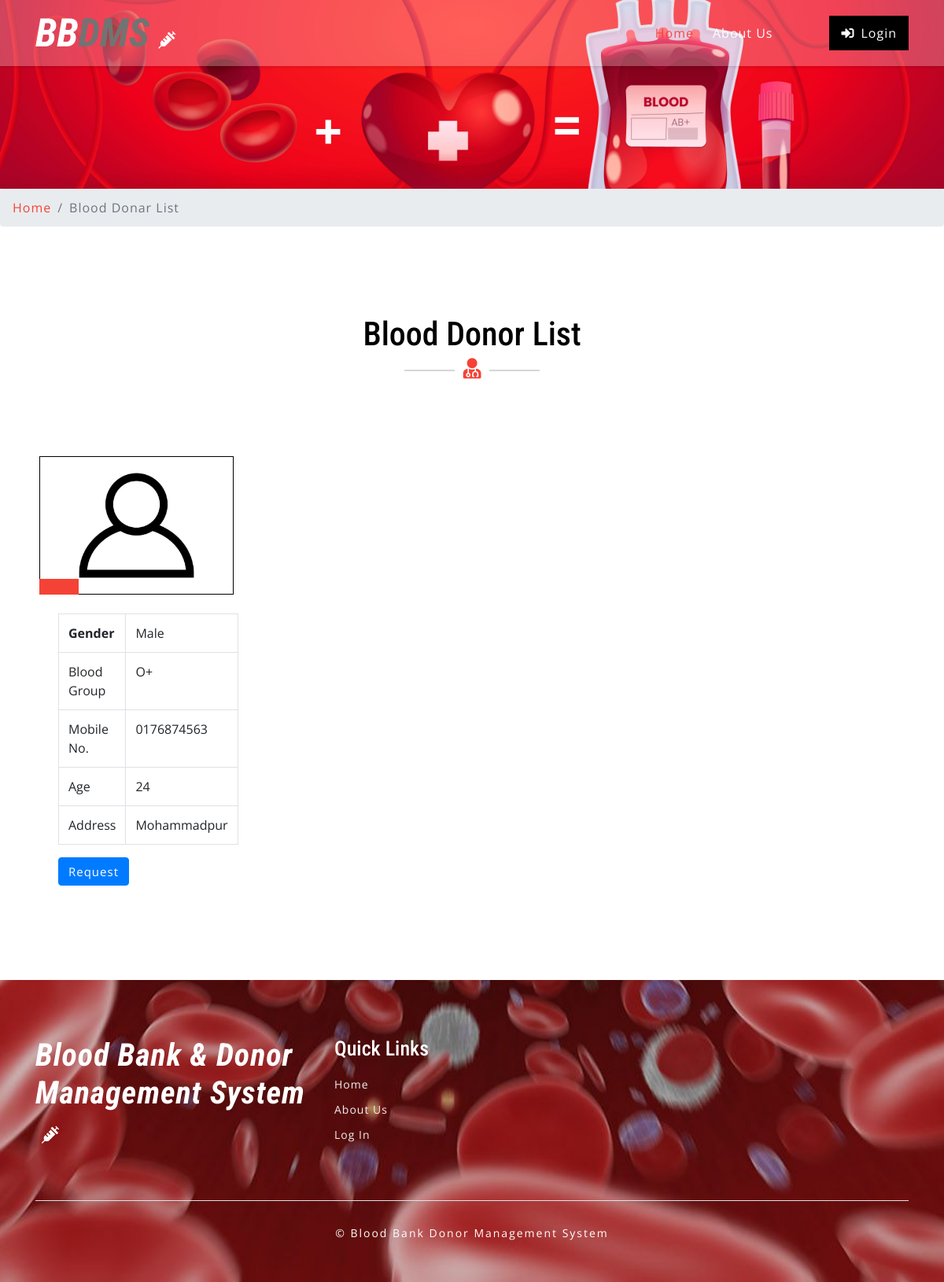
Page /donor-list.php on the committed database.
### tables this page shows
CREATE TABLE `donor` (
  `User_ID` int(11) NOT NULL,
  `Gender` enum('Male','Female','Other') DEFAULT NULL,
  `Age` int(11) DEFAULT NULL,
  `Occupation` varchar(100) DEFAULT NULL,
  `Street` varchar(100) DEFAULT NULL,
  `City` varchar(50) DEFAULT NULL,
  `Blood_Group` varchar(5) DEFAULT NULL
);

### donor-list.php (the view, shortened to what this page needs)
<?php
include('includes/config.php');
?>
<!DOCTYPE html>
<html lang="zxx">
<head>
    <link rel="stylesheet" href="css/bootstrap.css">
    <link rel="stylesheet" href="css/style.css" type="text/css" media="all" />
    <link rel="stylesheet" href="css/fontawesome-all.css">
</head>
<body>
    <?php include('includes/header.php');?>
    <div class="inner-banner-w3ls">
    </div>
    <div class="breadcrumb-agile">
        <div aria-label="breadcrumb">
            <ol class="breadcrumb">
                <li class="breadcrumb-item">
                    <a href="index.php">Home</a>
                </li>
                <li class="breadcrumb-item active" aria-current="page">Blood Donar List</li>
            </ol>
        </div>
    </div>
    <div class="agileits-contact py-5">
        <div class="py-xl-5 py-lg-3">
            <div class="w3ls-titles text-center mb-5">
                <h3 class="title">Blood Donor List</h3>
                <span>
                    <i class="fas fa-user-md"></i>
                </span>
            </div>
            <div class="d-flex">
                <div class="row package-grids mt-5" style="padding-left: 50px;">
                <?php
                $sql = "SELECT d.*,
                        MAX(dc.Contact) AS Contact, u.Name,
                        MAX(p.Preferred_Donation_Center) AS Preferred_Donation_Center,
                        MAX(r.Remarks) AS Remarks,
                        dl1.Last_Date_Of_Donation AS Last_Date_Of_Donation,
                        dl2.Donation_Frequency AS Donation_Frequency
                        FROM Donor d
                        LEFT JOIN DonorContact dc ON d.User_ID = dc.User_ID
                        LEFT JOIN Preference p ON d.User_ID = p.User_ID
                        LEFT JOIN Remark r ON d.User_ID = r.User_ID
                        LEFT JOIN Donation_Log_1 dl1 ON d.User_ID = dl1.User_ID
                        LEFT JOIN Donation_Log_2 dl2 ON d.User_ID = dl2.User_ID
                        LEFT JOIN User u ON d.User_ID = u.User_ID where Donation_Frequency ='Regular' ";
                $query = $dbh -> prepare($sql);
                $query->execute();
                $results=$query->fetchAll(PDO::FETCH_OBJ);
                if($query->rowCount() > 0)
                {
                    foreach($results as $result)
                    { ?>
                <div class="col-md-4 pricing">
                    <div class="price-top">
                            <img src="images/blood-donor.jpg" alt="Blood Donot" style="border:1px #000 solid" class="img-fluid" />
                        <h3><?php echo htmlentities($result->FullName);?>
                        </h3>
                    </div>
                    <div class="price-bottom p-4">
<table class="table table-bordered">
    <tbody>
      <tr>
        <th>Gender</th>
        <td><?php echo htmlentities($result->Gender);?></td>
      </tr>
      <tr>
        <td>Blood Group</td>
        <td><?php echo htmlentities($result->Blood_Group);?></td>
      </tr>
      <tr>
        <td>Mobile No.</td>
        <td><?php echo htmlentities($result->Contact);?></td>
      </tr>
               <tr>
        <td>Age</td>
        <td><?php echo htmlentities($result->Age);?></td>
      </tr>
        <tr>
        <td>Address</td>
        <td><?php echo htmlentities($result->City);?></td>
      </tr>
    </tbody>
</table>
<a class="btn btn-primary" style="color:#fff"  href="contact-blood.php?cid=<?php echo $result->User_ID;?>">Request</a>
                    </div>
                </div><br>
            <?php }} ?>
            </div>
            </div>
        </div>
    </div>
    <?php include('includes/footer.php');?>
</body>
</html>

### css/style.css (style rules this page uses)
body { padding: 0; margin: 0; background: #FFF; font-family: 'Open Sans', sans-serif; }
body a { transition: 0.5s all; -webkit-transition: 0.5s all; -moz-transition: 0.5s all; -o-transition: 0.5s all; -ms-transition: 0.5s all; text-decoration: none; }
h1, h2, h3, h4, h5, h6 { margin: 0; padding: 0; font-family: 'Roboto Condensed', sans-serif; }
ul, ol { margin: 0; padding: 0; }
h3.title { color: #000; font-size: 42px; }
.w3ls-titles span { position: relative; }
.w3ls-titles span:before { content: " "; background: #d6d6d6; width: 64px; height: 2px; position: absolute; top: 9px; left: -75px; }
.w3ls-titles span:after { content: " "; background: #d6d6d6; width: 64px; height: 2px; position: absolute; top: 9px; right: -75px; }
.w3ls-titles i { color: #f44336; font-size: 26px; margin-top: 5px; }
.pricing { -webkit-transition: all 0.5s; -moz-transition: all 0.5s; -o-transition: all 0.5s; -ms-transition: all 0.5s; transition: all 0.5s; }
.price-top { position: relative; }
.price-top h3 { font-size: 26px; color: #fff; position: absolute; background: #f44336; padding: 10px 25px; bottom: 0; letter-spacing: 1px; text-align: center; font-weight: 600; }
.price-bottom { background: #fff; }
.price-bottom a { color: #999; letter-spacing: 1px; font-size: 15px; }
.inner-banner-w3ls { background: url(../images/banner3.jpg) no-repeat center; background-size: cover; -webkit-background-size: cover; -moz-background-size: cover; -o-background-size: cover; -moz-background-size: cover; height: 20vw; }
.breadcrumb li a { color: #f44336; }
.breadcrumb li { letter-spacing: 1px; color: #000; }

### rows in the picture
donor: Gender "Male", Blood_Group "O+", Contact "0176874563", Age "24", City "Mohammadpur"
